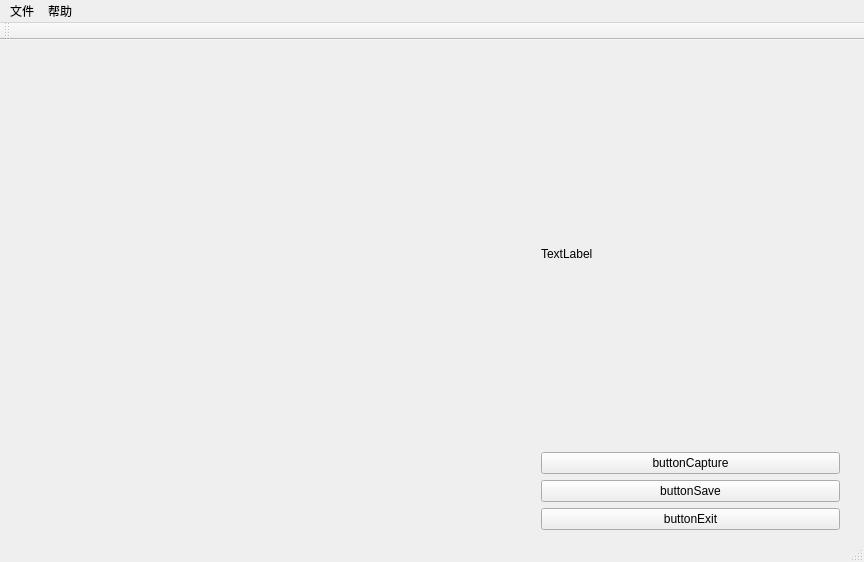
<?xml version="1.0" encoding="UTF-8"?>
<ui version="4.0">
 <class>MainWindow</class>
 <widget class="QMainWindow" name="MainWindow">
  <property name="geometry">
   <rect>
    <x>0</x>
    <y>0</y>
    <width>864</width>
    <height>562</height>
   </rect>
  </property>
  <property name="windowTitle">
   <string>MainWindow</string>
  </property>
  <widget class="QWidget" name="centralWidget">
   <widget class="QWidget" name="horizontalLayoutWidget">
    <property name="geometry">
     <rect>
      <x>10</x>
      <y>10</y>
      <width>511</width>
      <height>491</height>
     </rect>
    </property>
    <layout class="QHBoxLayout" name="ImageView"/>
   </widget>
   <widget class="QWidget" name="verticalLayoutWidget">
    <property name="geometry">
     <rect>
      <x>530</x>
      <y>10</y>
      <width>321</width>
      <height>491</height>
     </rect>
    </property>
    <layout class="QVBoxLayout" name="verticalLayout">
     <item>
      <widget class="QLabel" name="ImageCapture">
       <property name="text">
        <string>TextLabel</string>
       </property>
      </widget>
     </item>
     <item>
      <widget class="QPushButton" name="buttonCapture">
       <property name="text">
        <string>buttonCapture</string>
       </property>
      </widget>
     </item>
     <item>
      <widget class="QPushButton" name="buttonSave">
       <property name="text">
        <string>buttonSave</string>
       </property>
      </widget>
     </item>
     <item>
      <widget class="QPushButton" name="buttonExit">
       <property name="text">
        <string>buttonExit</string>
       </property>
      </widget>
     </item>
    </layout>
   </widget>
  </widget>
  <widget class="QMenuBar" name="menuBar">
   <property name="geometry">
    <rect>
     <x>0</x>
     <y>0</y>
     <width>864</width>
     <height>23</height>
    </rect>
   </property>
   <widget class="QMenu" name="menu">
    <property name="title">
     <string>文件</string>
    </property>
    <addaction name="actionOpen"/>
    <addaction name="actionSave"/>
    <addaction name="actionExit"/>
   </widget>
   <widget class="QMenu" name="menu_2">
    <property name="title">
     <string>帮助</string>
    </property>
    <addaction name="actionContact_US"/>
   </widget>
   <addaction name="menu"/>
   <addaction name="menu_2"/>
  </widget>
  <widget class="QToolBar" name="mainToolBar">
   <attribute name="toolBarArea">
    <enum>TopToolBarArea</enum>
   </attribute>
   <attribute name="toolBarBreak">
    <bool>false</bool>
   </attribute>
  </widget>
  <widget class="QStatusBar" name="statusBar"/>
  <action name="actionOpen">
   <property name="text">
    <string>Open</string>
   </property>
  </action>
  <action name="actionSave">
   <property name="text">
    <string>Save</string>
   </property>
  </action>
  <action name="actionExit">
   <property name="text">
    <string>Exit</string>
   </property>
   <property name="shortcut">
    <string>Ctrl+Q</string>
   </property>
  </action>
  <action name="actionContact_US">
   <property name="text">
    <string>Contact US</string>
   </property>
  </action>
 </widget>
 <layoutdefault spacing="6" margin="11"/>
 <resources/>
 <connections/>
</ui>
